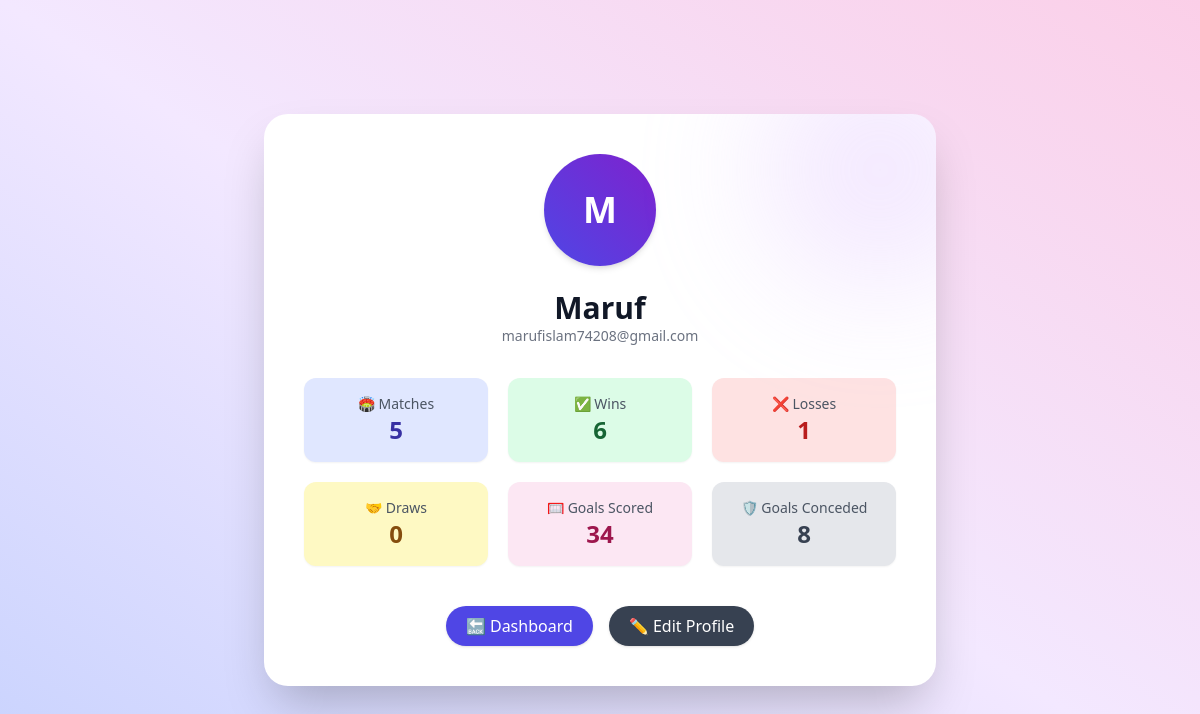
Page /profile/view_profile.php (signed in) on the committed database.
### tables this page shows
CREATE TABLE `users` (
  `id` int(11) NOT NULL,
  `username` varchar(50) NOT NULL,
  `email` varchar(100) NOT NULL,
  `password` varchar(255) NOT NULL,
  `created_at` timestamp NULL DEFAULT current_timestamp(),
  `matches_played` int(11) DEFAULT 0,
  `wins` int(11) DEFAULT 0,
  `losses` int(11) DEFAULT 0,
  `draws` int(11) DEFAULT 0,
  `goals_scored` int(11) DEFAULT 0,
  `goals_conceded` int(11) DEFAULT 0
);

### profile/view_profile.php (the view, shortened to what this page needs)
<?php
require_once '../config/db.php';
$userId = $_SESSION['user_id'];
$stmt = $pdo->prepare("SELECT * FROM users WHERE id = ?");
$stmt->execute([$userId]);
$user = $stmt->fetch();
?>
<!DOCTYPE html>
<html lang="en">
<head>
    <script src="https://cdn.tailwindcss.com"></script>
</head>
<body class="bg-gradient-to-tr from-indigo-200 via-purple-100 to-pink-200 min-h-screen flex items-center justify-center">
    <div class="bg-white rounded-3xl shadow-2xl p-10 max-w-2xl w-full text-center relative overflow-hidden">
        <div class="absolute -top-16 -right-16 w-60 h-60 bg-purple-300 opacity-30 rounded-full blur-3xl"></div>
        <div class="w-28 h-28 mx-auto mb-6 rounded-full bg-gradient-to-tr from-indigo-600 to-purple-700 flex items-center justify-center text-white text-4xl font-bold shadow-md">
            <?php echo strtoupper(substr($user['username'], 0, 1)); ?>
        </div>
        <h1 class="text-3xl font-extrabold text-gray-900"><?php echo htmlspecialchars($user['username']); ?></h1>
        <p class="text-gray-500 text-sm mb-8"><?php echo htmlspecialchars($user['email']); ?></p>
        <div class="grid grid-cols-2 md:grid-cols-3 gap-5 text-sm mb-10">
            <div class="bg-indigo-100 p-4 rounded-xl shadow-sm">
                <p class="text-gray-600">🏟️ Matches</p>
                <p class="text-2xl font-bold text-indigo-800"><?php echo $user['matches_played']; ?></p>
            </div>
            <div class="bg-green-100 p-4 rounded-xl shadow-sm">
                <p class="text-gray-600">✅ Wins</p>
                <p class="text-2xl font-bold text-green-800"><?php echo $user['wins']; ?></p>
            </div>
            <div class="bg-red-100 p-4 rounded-xl shadow-sm">
                <p class="text-gray-600">❌ Losses</p>
                <p class="text-2xl font-bold text-red-700"><?php echo $user['losses']; ?></p>
            </div>
            <div class="bg-yellow-100 p-4 rounded-xl shadow-sm">
                <p class="text-gray-600">🤝 Draws</p>
                <p class="text-2xl font-bold text-yellow-800"><?php echo $user['draws']; ?></p>
            </div>
            <div class="bg-pink-100 p-4 rounded-xl shadow-sm">
                <p class="text-gray-600">🥅 Goals Scored</p>
                <p class="text-2xl font-bold text-pink-800"><?php echo $user['goals_scored']; ?></p>
            </div>
            <div class="bg-gray-200 p-4 rounded-xl shadow-sm">
                <p class="text-gray-600">🛡️ Goals Conceded</p>
                <p class="text-2xl font-bold text-gray-700"><?php echo $user['goals_conceded']; ?></p>
            </div>
        </div>
        <div class="flex flex-wrap justify-center gap-4">
            <a href="../player/dashboard.php" class="px-5 py-2 bg-indigo-600 text-white rounded-full hover:bg-indigo-700 transition font-medium shadow">
                🔙 Dashboard
            </a>
            <a href="edit_profile.php" class="px-5 py-2 bg-gray-700 text-white rounded-full hover:bg-gray-800 transition font-medium shadow">
                ✏️ Edit Profile
            </a>
        </div>
    </div>
</body>
</html>

### rows in the picture
users: username "M", username "Maruf", email "marufislam74208@gmail.com", matches_played "5", wins "6", losses "1", draws "0", goals_scored "34", goals_conceded "8"
